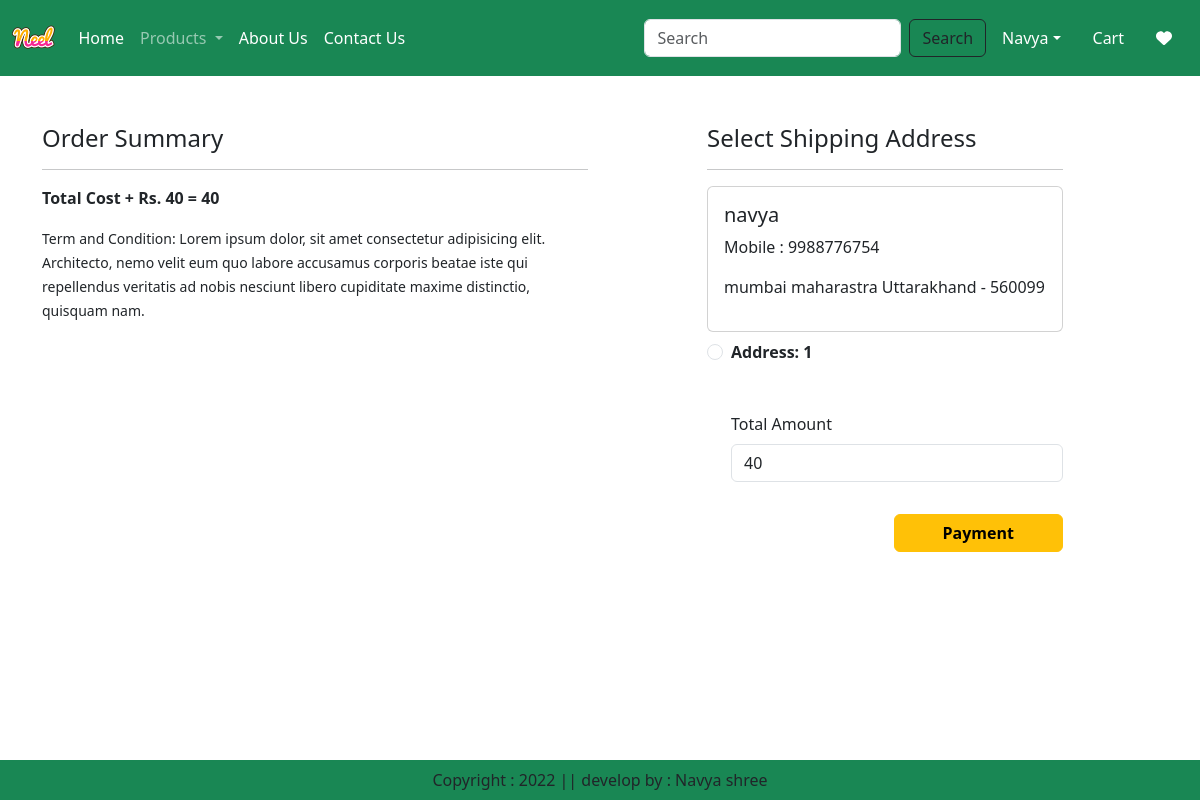
/checkout/ (signed in), run on the app's committed database.
### app/models.py (models this page shows, shortened)
class Customer(models.Model):
    user = models.ForeignKey(User,on_delete=models.CASCADE)
    name = models.CharField(max_length=200)
    locality = models.CharField(max_length=200)
    city = models.CharField(max_length=50)
    mobile = models.IntegerField(default=0)
    zipcode = models.IntegerField()
    state = models.CharField(choices=STATE_CHOICES, max_length=100)

### app/views.py (the view, shortened to what this page needs)
# urls.py: path('checkout/', views.checkout.as_view(), name='checkout'),
@method_decorator(login_required,name='dispatch')
class checkout(View):
    def get(self, request):
        totalitem = 0
        wishitem=0
        if request.user.is_authenticated:
            totalitem = len(Cart.objects.filter(user=request.user))
            wishitem = len(Wishlist.objects.filter(user=request.user))
        user = request.user
        add = Customer.objects.filter(user=user)
        cart_items=Cart.objects.filter(user=user)
        famount = 0
        for p in cart_items:
            value = p.quantity * p.product.discounted_price
            famount = famount + value
        totalamount = famount + 40
        razoramount = int(totalamount * 100)
        client= razorpay.Client(auth=(settings.RAZOR_KEY_ID, settings.RAZOR_KEY_SECRET))
        data = {'amount':razoramount,'currency':"INR", "receipt":"order_rcptid_12"}
        payment_response = client.order.create(data=data)
        print(payment_response)
        order_id=payment_response['id']
        order_status = payment_response['status']
        return render(request, 'app/checkout.html',locals())

### app/templates/app/checkout.html (shortened to what this page needs)
{% extends 'app/base.html' %}
{% load static %}
{% block main-content %}
<div class="container">
 <div class="row mt-5">
    <div class="col-sm-6">
        <h4>Order Summary</h4>
        <hr>
        <p class="fw-bold">Total Cost + Rs. 40 = {{ totalamount }}</p>
        <small>Term and Condition: Lorem ipsum dolor, sit amet consectetur adipisicing elit. Architecto, nemo velit eum quo labore accusamus corporis beatae iste qui repellendus veritatis ad nobis nesciunt libero cupiditate maxime distinctio, quisquam nam.</small>
    </div>
    <div class="col-sm-4 offset-sm-1">
        <h4>Select Shipping Address</h4>
        <hr>
        <form method="post" id="myform">
            {% for ad in add %}
            <div class="card mb-2">
                <div class="card-body">
                    <h5>{{ ad.name }}</h5>
                    <p>Mobile : {{ ad.mobile }}</p>
                    <p>{{ ad.locality }} {{ ad.city }} {{ ad.state }} - {{ ad.zipcode }}</p>
                </div>
            </div>
            <div class="form-check mt-2 mb-5">
                <input class="form-check-input" type="radio" name="custid" id="custadd{{ forloop.counter }}" value="{{ ad.id }}">
                <label class="form-check-label fw-bold" for="custadd{{ forloop.counter }}">
                Address: {{ forloop.counter }}</label>
            </div>
            {% endfor %}
            <div class="form-check mb-3">
                <label for="totamount" class="form-label"> Total Amount</label>
                <input type="number" class="form-control" name="totamount" value={{totalamount}} readonly>
            </div>
            <div class="text-end">
                <button id="rzp-button1" type="submit" class="btn btn-warning mt-3 px-5 fw-bold">Payment</button>
            </div>
        </form>
    </div>
 </div>
 </div>
 <br><br>
 {% endblock main-content %}

### data on the page
Customer: name "navya", mobile "9988776754", locality "mumbai", city "maharastra", state "Uttarakhand", zipcode "560099"

### other printed values
{{ totalamount }} "40"
